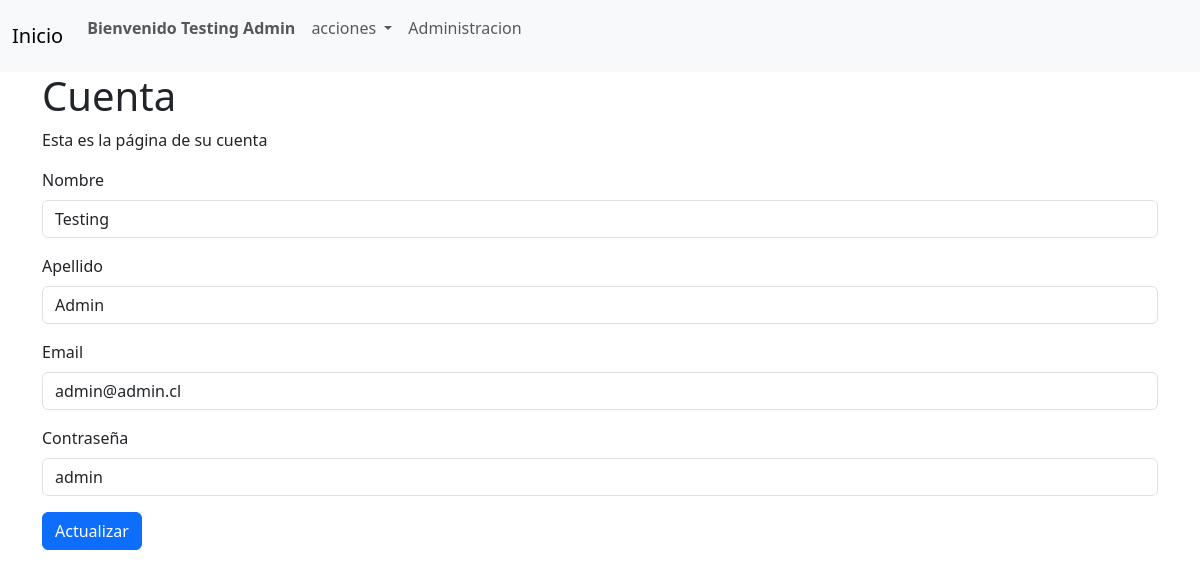
/cuenta/ (signed in), run on the app's committed database.
### start/models.py (models this page shows, shortened)
class Usuario(models.Model):
    nombre = models.CharField(max_length=50)
    apellido = models.CharField(max_length=50)
    email = models.EmailField()
    password = models.CharField(max_length=50)
    tipo = models.IntegerField(default=2)

### start/views.py (the view)
# urls.py: path('cuenta/', cuenta, name='cuenta'),
def cuenta(request):
    user_id= request.session.get('id')
    if user_id  is not None:
        usuario = Usuario.objects.get(id=user_id)
        if usuario:
            context = {
                "usuario": usuario,
            }
            return render(request, 'cuenta.html', context)
    return redirect('index')

### start/templates/cuenta.html (shortened to what this page needs)
{% extends "base/base.html" %}
{% block content %}
<div class="container pl-5">
        {% if usuario %}
        <h1>Cuenta</h1>
        <p>Esta es la página de su cuenta</p>
        <form action="{% url 'update_user' %}" method="POST">
            <div class="mb-3">
                <label for="nombre" class="form-label">Nombre</label>
                <input type="text" class="form-control" id="nombre" name="nombre" value="{{ usuario.nombre }}">
            </div>
            <div class="mb-3">
                <label for="apellido" class="form-label">Apellido</label>
                <input type="text" class="form-control" id="apellido" name="apellido" value="{{ usuario.apellido }}">
            </div>
            <div class="mb-3">
                <label for="email" class="form-label">Email</label>
                <input type="email" class="form-control" id="email" name="email" value="{{ usuario.email }}">
            </div>
            <div class="mb-3">
                <label for="password" class="form-label">Contraseña</label>
                <input type="text" class="form-control" id="password" name="password" value="{{ usuario.password }}">
            </div>
            <button type="submit" class="btn btn-primary">Actualizar</button>
        {% else %}
        <h1>Debe iniciar sesión para acceder a su cuenta</h1>
        {% endif %}
    </div>
{% endblock %}

### start/templates/base/base.html (shortened to what this page needs)
<!DOCTYPE html>
<html lang="en">
<head>
    <link href="https://cdn.jsdelivr.net/npm/bootstrap@5.3.3/dist/css/bootstrap.min.css" rel="stylesheet"
>
</head>
<body>
    <nav class="navbar navbar-expand-lg bg-body-tertiary">
        <div class="container-fluid">
            <a class="navbar-brand" href="{% url 'index' %}">Inicio</a>
            <div class="collapse navbar-collapse" id="navbarSupportedContent">
                <ul class="navbar-nav me-auto mb-2 mb-lg-0">
                    {% if usuario %}
                    <li class="nav-item">
                        <p class="nav-link ml-1 fw-bold">Bienvenido {{ usuario.nombre }} {{ usuario.apellido }} </p>
                    </li>
                    <li class="nav-item dropdown">
                        <a class="nav-link dropdown-toggle" href="#" role="button" data-bs-toggle="dropdown"
                            aria-expanded="false">
                            acciones
                        </a>
                    </li>
                    {% if usuario.tipo == 1 %}
                    <li class="nav-item">
                        <a class="nav-link" href="{% url 'administrar' %}">Administracion</a>
                    </li>
                    {% endif %}
                    {% endif %}
                </ul>
            </div>
        </div>
    </nav>
    {% block content %}
    {% endblock %}
</body>
</html>

### data on the page
Usuario: nombre "Testing", apellido "Admin", email "admin@admin.cl", password "admin"
